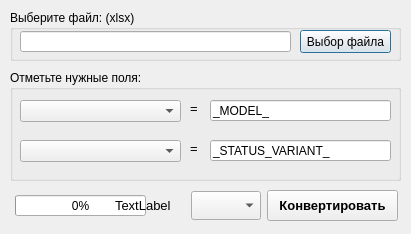
<?xml version="1.0" encoding="UTF-8"?>
<ui version="4.0">
 <class>Dialog</class>
 <widget class="QDialog" name="Dialog">
  <property name="geometry">
   <rect>
    <x>0</x>
    <y>0</y>
    <width>411</width>
    <height>234</height>
   </rect>
  </property>
  <property name="font">
   <font>
    <strikeout>false</strikeout>
   </font>
  </property>
  <property name="windowTitle">
   <string>Конвертировать xlsx в csv (v1.0.1)</string>
  </property>
  <widget class="QGroupBox" name="groupBox">
   <property name="geometry">
    <rect>
     <x>10</x>
     <y>10</y>
     <width>391</width>
     <height>51</height>
    </rect>
   </property>
   <property name="title">
    <string>Выберите файл: (xlsx)</string>
   </property>
   <widget class="QPushButton" name="btnSelectFile">
    <property name="geometry">
     <rect>
      <x>290</x>
      <y>20</y>
      <width>91</width>
      <height>23</height>
     </rect>
    </property>
    <property name="text">
     <string>Выбор файла</string>
    </property>
   </widget>
   <widget class="QLineEdit" name="lineFileName">
    <property name="geometry">
     <rect>
      <x>10</x>
      <y>21</y>
      <width>271</width>
      <height>21</height>
     </rect>
    </property>
    <property name="autoFillBackground">
     <bool>false</bool>
    </property>
    <property name="readOnly">
     <bool>true</bool>
    </property>
   </widget>
  </widget>
  <widget class="QGroupBox" name="groupBox_2">
   <property name="geometry">
    <rect>
     <x>10</x>
     <y>70</y>
     <width>391</width>
     <height>111</height>
    </rect>
   </property>
   <property name="title">
    <string>Отметьте нужные поля:</string>
   </property>
   <widget class="QComboBox" name="cbModel">
    <property name="geometry">
     <rect>
      <x>10</x>
      <y>30</y>
      <width>161</width>
      <height>22</height>
     </rect>
    </property>
   </widget>
   <widget class="QComboBox" name="cbStatusVariant">
    <property name="geometry">
     <rect>
      <x>10</x>
      <y>70</y>
      <width>161</width>
      <height>22</height>
     </rect>
    </property>
   </widget>
   <widget class="QLineEdit" name="leModel">
    <property name="geometry">
     <rect>
      <x>200</x>
      <y>30</y>
      <width>181</width>
      <height>21</height>
     </rect>
    </property>
    <property name="text">
     <string>_MODEL_</string>
    </property>
    <property name="readOnly">
     <bool>true</bool>
    </property>
   </widget>
   <widget class="QLineEdit" name="leStatusVariant">
    <property name="geometry">
     <rect>
      <x>200</x>
      <y>70</y>
      <width>181</width>
      <height>21</height>
     </rect>
    </property>
    <property name="text">
     <string>_STATUS_VARIANT_</string>
    </property>
    <property name="readOnly">
     <bool>true</bool>
    </property>
   </widget>
   <widget class="QLabel" name="label">
    <property name="geometry">
     <rect>
      <x>180</x>
      <y>30</y>
      <width>16</width>
      <height>16</height>
     </rect>
    </property>
    <property name="font">
     <font>
      <pointsize>10</pointsize>
     </font>
    </property>
    <property name="text">
     <string>=</string>
    </property>
   </widget>
   <widget class="QLabel" name="label_2">
    <property name="geometry">
     <rect>
      <x>180</x>
      <y>70</y>
      <width>16</width>
      <height>16</height>
     </rect>
    </property>
    <property name="font">
     <font>
      <pointsize>10</pointsize>
     </font>
    </property>
    <property name="text">
     <string>=</string>
    </property>
   </widget>
  </widget>
  <widget class="QProgressBar" name="progressBar">
   <property name="geometry">
    <rect>
     <x>15</x>
     <y>195</y>
     <width>131</width>
     <height>21</height>
    </rect>
   </property>
   <property name="value">
    <number>0</number>
   </property>
  </widget>
  <widget class="QPushButton" name="btnConvert">
   <property name="geometry">
    <rect>
     <x>267</x>
     <y>190</y>
     <width>131</width>
     <height>31</height>
    </rect>
   </property>
   <property name="font">
    <font>
     <pointsize>10</pointsize>
     <weight>75</weight>
     <bold>true</bold>
    </font>
   </property>
   <property name="text">
    <string>Конвертировать</string>
   </property>
  </widget>
  <widget class="QLabel" name="label_complit">
   <property name="geometry">
    <rect>
     <x>115</x>
     <y>200</y>
     <width>61</width>
     <height>10</height>
    </rect>
   </property>
   <property name="font">
    <font>
     <pointsize>10</pointsize>
    </font>
   </property>
   <property name="text">
    <string>TextLabel</string>
   </property>
  </widget>
  <widget class="QComboBox" name="cb_encoding">
   <property name="geometry">
    <rect>
     <x>191</x>
     <y>191</y>
     <width>70</width>
     <height>29</height>
    </rect>
   </property>
  </widget>
 </widget>
 <resources/>
 <connections/>
</ui>
